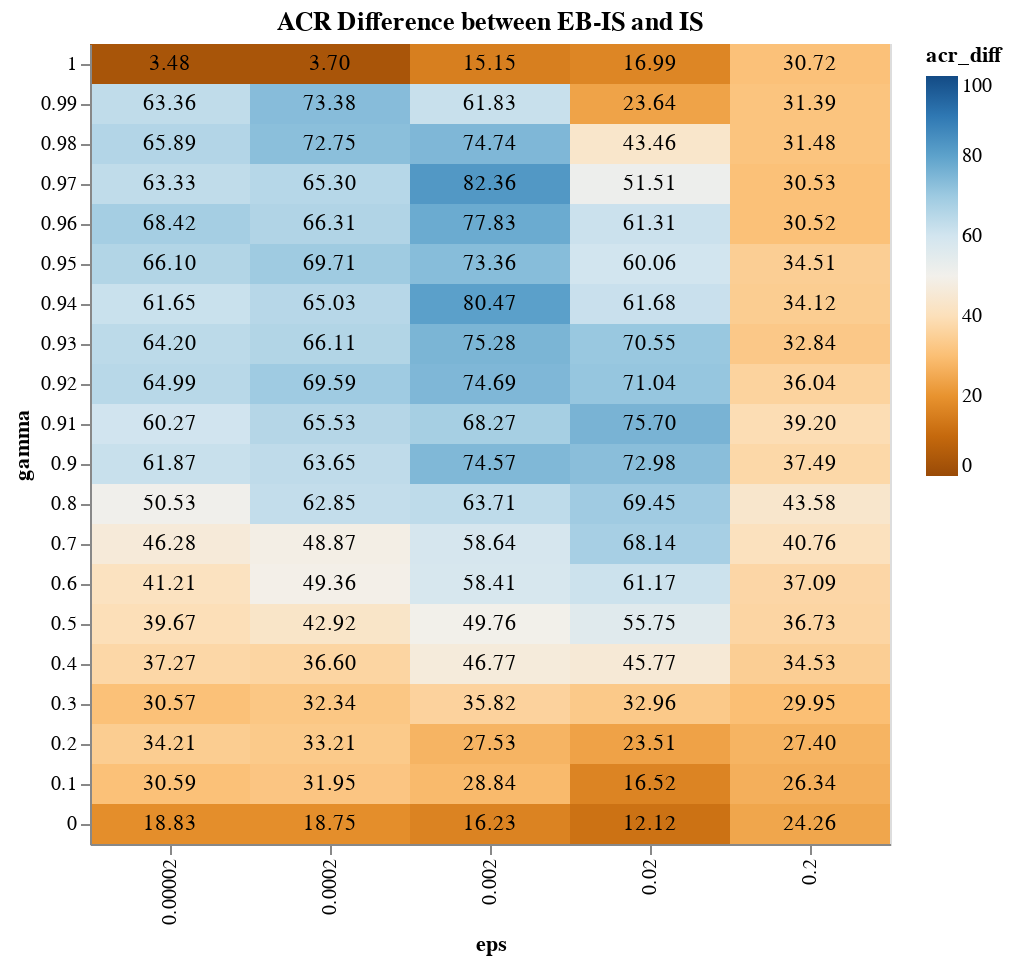

The code cell stored with this chart in its notebook:
### Code cell
chi_df, chart = heatmap("eps")
chart

### Figure 1 — Vega-Lite specification as saved in the notebook (floating-point values rounded to 4 significant figures)
{"config": {"view": {"continuousWidth": 400, "continuousHeight": 300}}, "layer": [{"mark": "rect", "encoding": {"color": {"field": "acr_diff", "scale": {"domain": [0, 100], "scheme": "blueorange"}, "sort": "descending", "type": "quantitative"}, "x": {"field": "eps", "type": "ordinal"}, "y": {"field": "gamma", "sort": {"field": "gamma", "order": "descending"}, "type": "ordinal"}}, "height": 400, "title": "ACR Difference between EB-IS and IS", "width": 400}, {"mark": "text", "encoding": {"color": {"value": "black"}, "text": {"field": "acr_diff", "format": ".2f", "type": "quantitative"}, "x": {"field": "eps", "type": "ordinal"}, "y": {"field": "gamma", "sort": {"field": "gamma", "order": "descending"}, "type": "ordinal"}}, "height": 400, "title": "ACR Difference between EB-IS and IS", "width": 400}], "data": {"name": "data-57d6536e5c96db3f0ed63292f97e5df2"}, "$schema": "https://vega.github.io/schema/vega-lite/v4.17.0.json", "datasets": {"data-57d6536e5c96db3f0ed63292f97e5df2": [{"gamma": 0.0, "eps": 2e-05, "acr_diff": 18.83}, {"gamma": 0.0, "eps": 0.0002, "acr_diff": 18.75}, {"gamma": 0.0, "eps": 0.002, "acr_diff": 16.23}, {"gamma": 0.0, "eps": 0.02, "acr_diff": 12.12}, {"gamma": 0.0, "eps": 0.2, "acr_diff": 24.26}, {"gamma": 0.1, "eps": 2e-05, "acr_diff": 30.59}, {"gamma": 0.1, "eps": 0.0002, "acr_diff": 31.95}, {"gamma": 0.1, "eps": 0.002, "acr_diff": 28.84}, {"gamma": 0.1, "eps": 0.02, "acr_diff": 16.52}, {"gamma": 0.1, "eps": 0.2, "acr_diff": 26.34}, {"gamma": 0.2, "eps": 2e-05, "acr_diff": 34.21}, {"gamma": 0.2, "eps": 0.0002, "acr_diff": 33.21}, {"gamma": 0.2, "eps": 0.002, "acr_diff": 27.53}, {"gamma": 0.2, "eps": 0.02, "acr_diff": 23.51}, {"gamma": 0.2, "eps": 0.2, "acr_diff": 27.4}, {"gamma": 0.3, "eps": 2e-05, "acr_diff": 30.57}, {"gamma": 0.3, "eps": 0.0002, "acr_diff": 32.34}, {"gamma": 0.3, "eps": 0.002, "acr_diff": 35.82}, {"gamma": 0.3, "eps": 0.02, "acr_diff": 32.96}, {"gamma": 0.3, "eps": 0.2, "acr_diff": 29.95}, {"gamma": 0.4, "eps": 2e-05, "acr_diff": 37.27}, {"gamma": 0.4, "eps": 0.0002, "acr_diff": 36.6}, {"gamma": 0.4, "eps": 0.002, "acr_diff": 46.77}, {"gamma": 0.4, "eps": 0.02, "acr_diff": 45.77}, {"gamma": 0.4, "eps": 0.2, "acr_diff": 34.53}, {"gamma": 0.5, "eps": 2e-05, "acr_diff": 39.67}, {"gamma": 0.5, "eps": 0.0002, "acr_diff": 42.92}, {"gamma": 0.5, "eps": 0.002, "acr_diff": 49.76}, {"gamma": 0.5, "eps": 0.02, "acr_diff": 55.75}, {"gamma": 0.5, "eps": 0.2, "acr_diff": 36.73}, {"gamma": 0.6, "eps": 2e-05, "acr_diff": 41.21}, {"gamma": 0.6, "eps": 0.0002, "acr_diff": 49.36}, {"gamma": 0.6, "eps": 0.002, "acr_diff": 58.41}, {"gamma": 0.6, "eps": 0.02, "acr_diff": 61.17}, {"gamma": 0.6, "eps": 0.2, "acr_diff": 37.09}, {"gamma": 0.7, "eps": 2e-05, "acr_diff": 46.28}, {"gamma": 0.7, "eps": 0.0002, "acr_diff": 48.87}, {"gamma": 0.7, "eps": 0.002, "acr_diff": 58.64}, {"gamma": 0.7, "eps": 0.02, "acr_diff": 68.14}, {"gamma": 0.7, "eps": 0.2, "acr_diff": 40.76}, {"gamma": 0.8, "eps": 2e-05, "acr_diff": 50.53}, {"gamma": 0.8, "eps": 0.0002, "acr_diff": 62.85}, {"gamma": 0.8, "eps": 0.002, "acr_diff": 63.71}, {"gamma": 0.8, "eps": 0.02, "acr_diff": 69.45}, {"gamma": 0.8, "eps": 0.2, "acr_diff": 43.58}, {"gamma": 0.9, "eps": 2e-05, "acr_diff": 61.87}, {"gamma": 0.9, "eps": 0.0002, "acr_diff": 63.65}, {"gamma": 0.9, "eps": 0.002, "acr_diff": 74.57}, {"gamma": 0.9, "eps": 0.02, "acr_diff": 72.98}, {"gamma": 0.9, "eps": 0.2, "acr_diff": 37.49}, {"gamma": 1.0, "eps": 2e-05, "acr_diff": 3.48}, {"gamma": 1.0, "eps": 0.0002, "acr_diff": 3.696}, {"gamma": 1.0, "eps": 0.002, "acr_diff": 15.15}, {"gamma": 1.0, "eps": 0.02, "acr_diff": 16.99}, {"gamma": 1.0, "eps": 0.2, "acr_diff": 30.72}, {"gamma": 0.91, "eps": 2e-05, "acr_diff": 60.27}, {"gamma": 0.91, "eps": 0.0002, "acr_diff": 65.53}, {"gamma": 0.91, "eps": 0.002, "acr_diff": 68.27}, {"gamma": 0.91, "eps": 0.02, "acr_diff": 75.7}, {"gamma": 0.91, "eps": 0.2, "acr_diff": 39.2}, {"gamma": 0.92, "eps": 2e-05, "acr_diff": 64.99}, {"gamma": 0.92, "eps": 0.0002, "acr_diff": 69.59}, {"gamma": 0.92, "eps": 0.002, "acr_diff": 74.69}, {"gamma": 0.92, "eps": 0.02, "acr_diff": 71.04}, {"gamma": 0.92, "eps": 0.2, "acr_diff": 36.04}, {"gamma": 0.93, "eps": 2e-05, "acr_diff": 64.2}, {"gamma": 0.93, "eps": 0.0002, "acr_diff": 66.11}, {"gamma": 0.93, "eps": 0.002, "acr_diff": 75.28}, {"gamma": 0.93, "eps": 0.02, "acr_diff": 70.55}, {"gamma": 0.93, "eps": 0.2, "acr_diff": 32.84}, {"gamma": 0.94, "eps": 2e-05, "acr_diff": 61.65}, {"gamma": 0.94, "eps": 0.0002, "acr_diff": 65.03}, {"gamma": 0.94, "eps": 0.002, "acr_diff": 80.47}, {"gamma": 0.94, "eps": 0.02, "acr_diff": 61.68}, {"gamma": 0.94, "eps": 0.2, "acr_diff": 34.12}, {"gamma": 0.95, "eps": 2e-05, "acr_diff": 66.1}, {"gamma": 0.95, "eps": 0.0002, "acr_diff": 69.71}, {"gamma": 0.95, "eps": 0.002, "acr_diff": 73.36}, {"gamma": 0.95, "eps": 0.02, "acr_diff": 60.06}, {"gamma": 0.95, "eps": 0.2, "acr_diff": 34.51}, {"gamma": 0.96, "eps": 2e-05, "acr_diff": 68.42}, {"gamma": 0.96, "eps": 0.0002, "acr_diff": 66.31}, {"gamma": 0.96, "eps": 0.002, "acr_diff": 77.83}, {"gamma": 0.96, "eps": 0.02, "acr_diff": 61.31}, {"gamma": 0.96, "eps": 0.2, "acr_diff": 30.52}, {"gamma": 0.97, "eps": 2e-05, "acr_diff": 63.33}, {"gamma": 0.97, "eps": 0.0002, "acr_diff": 65.3}, {"gamma": 0.97, "eps": 0.002, "acr_diff": 82.36}, {"gamma": 0.97, "eps": 0.02, "acr_diff": 51.51}, {"gamma": 0.97, "eps": 0.2, "acr_diff": 30.53}, {"gamma": 0.98, "eps": 2e-05, "acr_diff": 65.89}, {"gamma": 0.98, "eps": 0.0002, "acr_diff": 72.75}, {"gamma": 0.98, "eps": 0.002, "acr_diff": 74.74}, {"gamma": 0.98, "eps": 0.02, "acr_diff": 43.46}, {"gamma": 0.98, "eps": 0.2, "acr_diff": 31.48}, {"gamma": 0.99, "eps": 2e-05, "acr_diff": 63.36}, {"gamma": 0.99, "eps": 0.0002, "acr_diff": 73.38}, {"gamma": 0.99, "eps": 0.002, "acr_diff": 61.83}, {"gamma": 0.99, "eps": 0.02, "acr_diff": 23.64}, {"gamma": 0.99, "eps": 0.2, "acr_diff": 31.39}]}}
